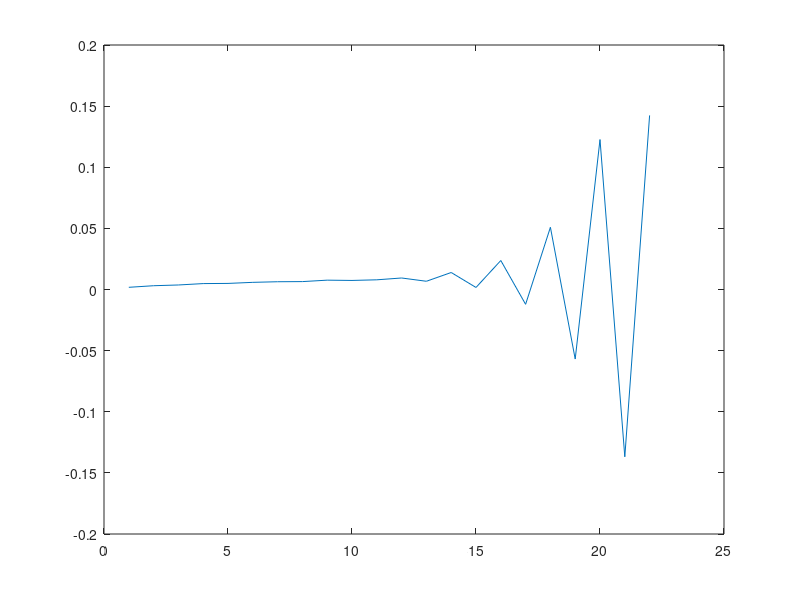

Reproduce this figure in MATLAB.
PointData=[-4.25 -0.86;
    -4.2433696 -0.84163463;
    -4.2301059 -0.82736713
    -4.2045102 -0.81022358;
    -4.1609836 -0.78776914;
    -4.1149497 -0.76848233;
    -4.0619631 -0.75022006;
    -4.0002766 -0.73098207;
    -3.9361169 -0.71247947;
    -3.8466312 -0.68906379;
    -3.7757561 -0.67214936;
    -3.6955552 -0.65355361;
    -3.6014352 -0.63305801;
    -3.5060582 -0.61331832;
    -3.4079154 -0.5935216;
    -3.301528 -0.57324749;
    -3.1910446 -0.55269537;
    -3.0996954 -0.53620505;
    -2.99897841 -0.51841462;
    -2.8941016 -0.5004012;
    -2.7809644 -0.48136303
    -2.6896918 -0.46631342;
    -2.6170125 -0.45432958;
    -2.5283842 -0.44025692;
    -2.4457848 -0.42714942;
    -2.3648608 -0.4143562;
    -2.2826445 -0.40175346;
    -2.201365 -0.38929427;
    -2.115325 -0.37610537];
PointData(:,1)=PointData(:,1)-(-4.25);
PointData(:,2)=PointData(:,2)-(-0.86);

nn=length(PointData(:,1));
PointX=PointData(2:nn,1);
PointY=PointData(2:nn,2);

PointA=[-2.10921 -0.699441]'-[-4.25 -0.86]';
k_zita=PointA(2)/PointA(1);

zita=0.07586201:0.1:2.2;
mm=length(zita);

C=zeros(nn-1,mm);
for i=1:nn-1
   for j=1:mm
       
%        theta=atan((PointY(i)-k_zita*zita(j))/(PointX(i)-zita(j)));
%        if (PointX(i)-zita(j))<0
%            theta=theta+pi;
%        end
       
     C(i,j)= PointY(i)/((PointX(i)-zita(j))^2+(PointY(i)-k_zita*zita(j))^2);
     %C(i,j)=theta;
   end
end

m=(C'*C)^-1*C'*PointY;
plot(m)